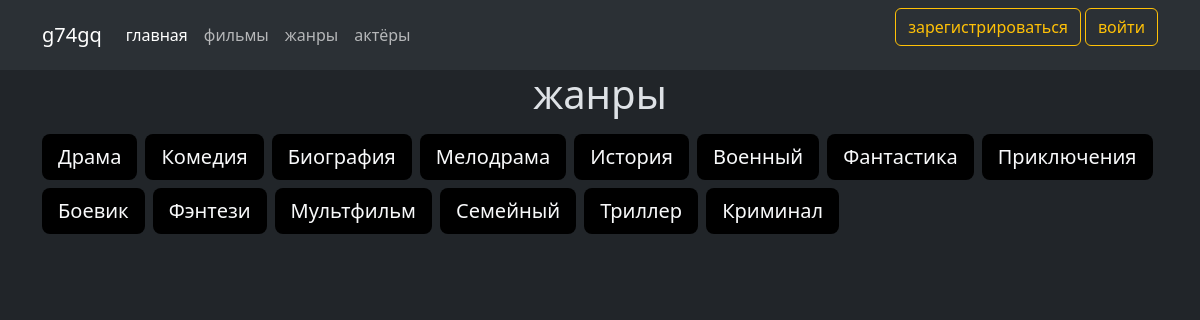
Page /generes_list/ on the committed database.
### gn_01/models.py (models this page shows, shortened)
class Genre(models.Model):
    name = models.CharField(max_length=255, unique=True)
    description = models.TextField(blank=True, null=True)

### gn_01/views.py (the view)
# urls.py: path('generes_list/', generes_list, name='generes_list'),
def generes_list(request):
    generes = Genre.objects.all()
    return render(request, 'gn_01/list/generes_list.html', {
        'generes': generes, 'title': 'жанры'
    })

### gn_01/templates/gn_01/list/generes_list.html (shortened to what this page needs)
{% extends "core/base.html" %}
{% block content %}
<h1 class="text-center mb-3">{{title}}</h1>
<div class="container d-flex flex-wrap mw-700px mx-auto gap-2">
        {% for genere in generes %}
        <a href=""
        class="px-3 py-2 fs-5 text-decoration-none bg-black rounded-3 text-light disaible-tap-select hover-scale-4">
            {{genere.name|title}}
        </a>
        {% endfor %}
    </div>
{% endblock %}

### rows in the picture
Genre: name "Драма"
Genre: name "Комедия"
Genre: name "Биография"
Genre: name "Мелодрама"
Genre: name "История"
Genre: name "Военный"
Genre: name "Фантастика"
Genre: name "Приключения"
Genre: name "Боевик"
Genre: name "Фэнтези"
Genre: name "Мультфильм"
Genre: name "Семейный"
Genre: name "Триллер"
Genre: name "Криминал"

### other values in the picture
{{ title }} "жанры"
